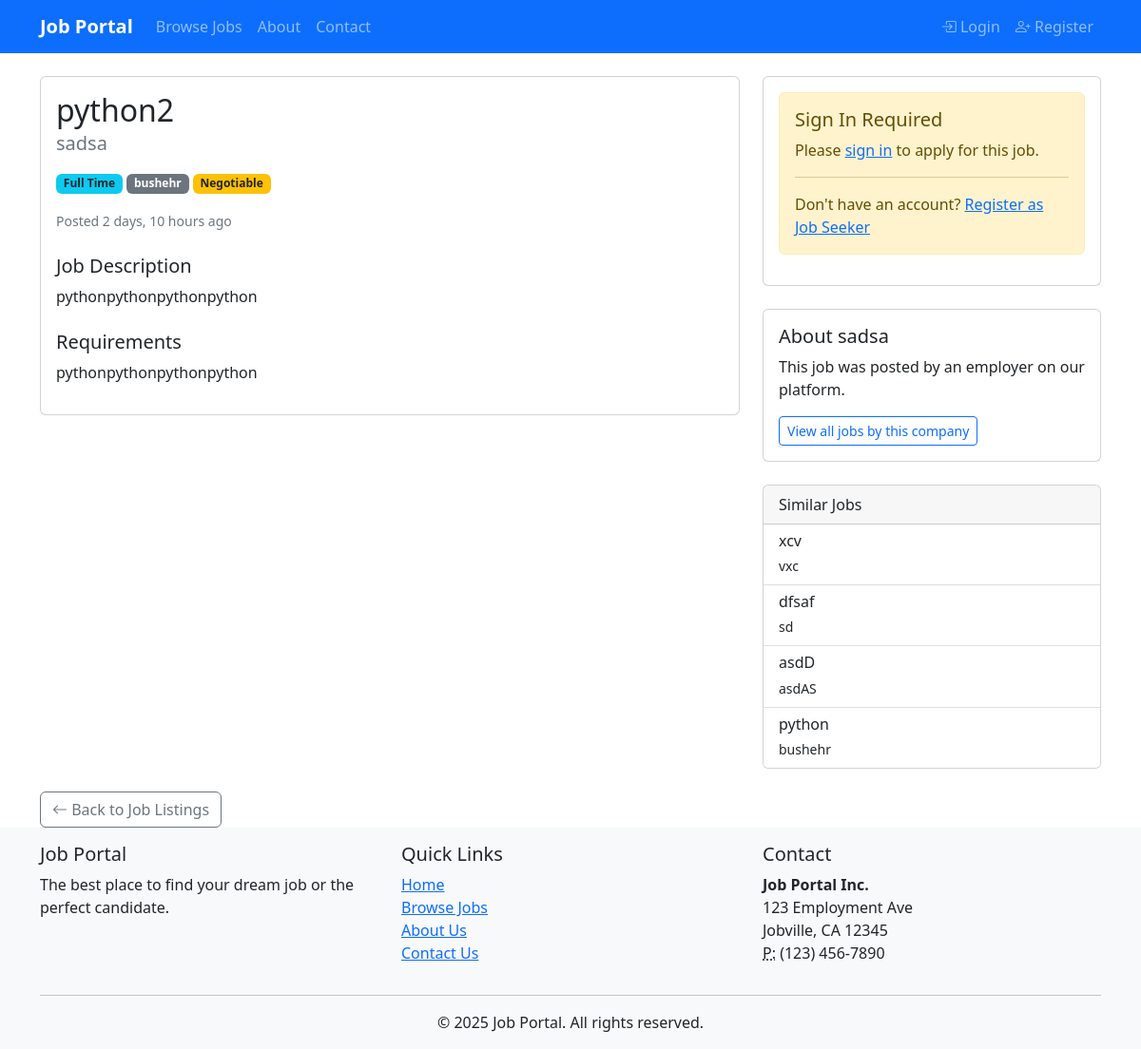
The page /jobs/15/ on the database its author committed.
### jobs/models.py (models this page shows, shortened)
class Job(models.Model):
    SALARY_CHOICES = (
        ('negotiable', _('Negotiable')),
        ('10000-30000', '$10,000 - $30,000'),
        ('30000-50000', '$30,000 - $50,000'),
        ('50000-70000', '$50,000 - $70,000'),
        ('70000-90000', '$70,000 - $90,000'),
        ('90000-110000', '$90,000 - $110,000'),
        ('110000-130000', '$110,000 - $130,000'),
        ('130000+', '$130,000+'),
    )
    JOB_TYPE_CHOICES = (
        ('full_time', _('Full Time')),
        ('part_time', _('Part Time')),
        ('contract', _('Contract')),
        ('internship', _('Internship')),
        ('freelance', _('Freelance')),
    )
    user = models.ForeignKey(User, on_delete=models.CASCADE, related_name='posted_jobs')
    title = models.CharField(max_length=100)
    company = models.CharField(max_length=100)
    description = models.TextField()
    requirements = models.TextField()
    location = models.CharField(max_length=100)
    job_type = models.CharField(max_length=20, choices=JOB_TYPE_CHOICES, default='full_time')
    salary = models.CharField(max_length=20, choices=SALARY_CHOICES, default='negotiable')
    is_active = models.BooleanField(default=True)
    is_approved = models.BooleanField(default=False, help_text=_('Job must be approved by admin before it is visible to job seekers'))
    created_at = models.DateTimeField(auto_now_add=True)
    updated_at = models.DateTimeField(auto_now=True)
    objects = JobManager()
    tracker = FieldTracker()
    class Meta:
        ordering = ['-created_at']

### jobs/views.py (the view, shortened to what this page needs)
# urls.py: path('<int:job_id>/', views.job_detail, name='job_detail'),
def job_detail(request, job_id):
    if request.user.is_authenticated:
        if request.user.is_employer:
            job_queryset = Job.objects.filter(
                Q(is_active=True, is_approved=True) | Q(user=request.user)
            )
        elif request.user.is_staff:
            job_queryset = Job.objects.all()
        else:
            job_queryset = Job.objects.filter(is_active=True, is_approved=True)
    else:
        job_queryset = Job.objects.filter(is_active=True, is_approved=True)
    job = get_object_or_404(job_queryset, id=job_id)
    has_applied = False
    application_form = None
    return render(request, 'jobs/job_detail.html', {
        'job': job,
        'has_applied': has_applied,
        'application_form': application_form,
    })

### templates/jobs/job_detail.html (shortened to what this page needs)
{% extends 'base.html' %}
{% load static %}
{% block content %}
<div class="container mt-4">
  <div class="row">
    <div class="col-md-8">
      <div class="card mb-4">
        <div class="card-body">
          <h2 class="card-title">{{ job.title }}</h2>
          <h5 class="card-subtitle mb-3 text-muted">{{ job.company }}</h5>
          <div class="mb-3">
            <span class="badge bg-info text-dark">{{ job.get_job_type_display }}</span>
            <span class="badge bg-secondary">{{ job.location }}</span>
            <span class="badge bg-warning text-dark">{{ job.get_salary_display }}</span>
          </div>
          <p class="card-text text-muted mb-4">
            <small>Posted {{ job.created_at|timesince }} ago</small>
          </p>
          <h5>Job Description</h5>
          <div class="mb-4">{{ job.description|linebreaks }}</div>
          <h5>Requirements</h5>
          <div>{{ job.requirements|linebreaks }}</div>
        </div>
      </div>
    </div>
    <div class="col-md-4">
      <div class="card">
        <div class="card-body">
          {% if user.is_authenticated %}
            {% if user.is_seeker %}
              {% if has_applied %}
                <div class="alert alert-success">
                  <h5 class="alert-heading">Application Submitted!</h5>
                  <p>You have already applied for this job.</p>
                </div>
              {% else %}
                <h5 class="card-title">Apply for this Job</h5>
                <form method="post" enctype="multipart/form-data" action="{% url 'jobs:apply_job' job.id %}">
                  {% csrf_token %}
                  <div class="mb-3">
                    <label for="{{ application_form.resume.id_for_label }}" class="form-label">Upload Resume</label>
                    {{ application_form.resume }}
                    <div class="form-text">Accepted formats: PDF, DOC, DOCX. Max size: 2MB</div>
                    {% if application_form.resume.errors %}
                      <div class="invalid-feedback d-block">
                        {{ application_form.resume.errors }}
                      </div>
                    {% endif %}
                  </div>
                  <div class="mb-3">
                    <label for="{{ application_form.cover_letter.id_for_label }}" class="form-label">Cover Letter (Optional)</label>
                    {{ application_form.cover_letter }}
                    {% if application_form.cover_letter.errors %}
                      <div class="invalid-feedback d-block">
                        {{ application_form.cover_letter.errors }}
                      </div>
                    {% endif %}
                  </div>
                  <button type="submit" class="btn btn-primary w-100">Submit Application</button>
                </form>
              {% endif %}
            {% elif user.is_employer %}
              <div class="alert alert-info">
                <h5 class="alert-heading">Employer Account</h5>
                <p>As an employer, you cannot apply for jobs.</p>
              </div>
            {% endif %}
          {% else %}
            <div class="alert alert-warning">
              <h5 class="alert-heading">Sign In Required</h5>
              <p>
                Please <a href="{% url 'accounts:login' %}?next={{ request.path }}">sign in</a> to apply for this job.
              </p>
              <hr />
              <p class="mb-0">
                Don't have an account?
                <a href="{% url 'accounts:seeker_register' %}">Register as Job Seeker</a>
              </p>
            </div>
          {% endif %}
        </div>
      </div>
      <div class="card mt-4">
        <div class="card-body">
          <h5 class="card-title">About {{ job.company }}</h5>
          <p class="card-text">This job was posted by an employer on our platform.</p>
          <a href="{% url 'jobs:job_list' %}?keyword={{ job.company }}" class="btn btn-outline-primary btn-sm">
            View all jobs by this company
          </a>
        </div>
      </div>
      <div class="card mt-4">
        <div class="card-header">Similar Jobs</div>
        <div class="list-group list-group-flush">
          {% for similar_job in job.user.posted_jobs.all|slice:":5" %}
            {% if similar_job.is_active and similar_job.id != job.id %}
              <a href="{% url 'jobs:job_detail' similar_job.id %}" class="list-group-item list-group-item-action">
                <div class="d-flex w-100 justify-content-between">
                  <h6 class="mb-1">{{ similar_job.title }}</h6>
                </div>
                <small>{{ similar_job.location }}</small>
              </a>
            {% endif %}
          {% empty %}
            <div class="list-group-item">No similar jobs found.</div>
          {% endfor %}
        </div>
      </div>
    </div>
  </div>
  <div class="row mt-4">
    <div class="col-12">
      <a href="{% url 'jobs:job_list' %}" class="btn btn-outline-secondary">
        <i class="bi bi-arrow-left"></i> Back to Job Listings
      </a>
    </div>
  </div>
</div>
{% endblock %}

### rows shown on the page
Job: title "python2", company "sadsa", job_type "Full Time", location "bushehr", salary "Negotiable", created_at "2 days, 10 hours", description "pythonpythonpythonpython", requirements "pythonpythonpythonpython"
Job: title "xcv", location "vxc"
Job: title "dfsaf", location "sd"
Job: title "asdD", location "asdAS"
Job: title "python", location "bushehr"
